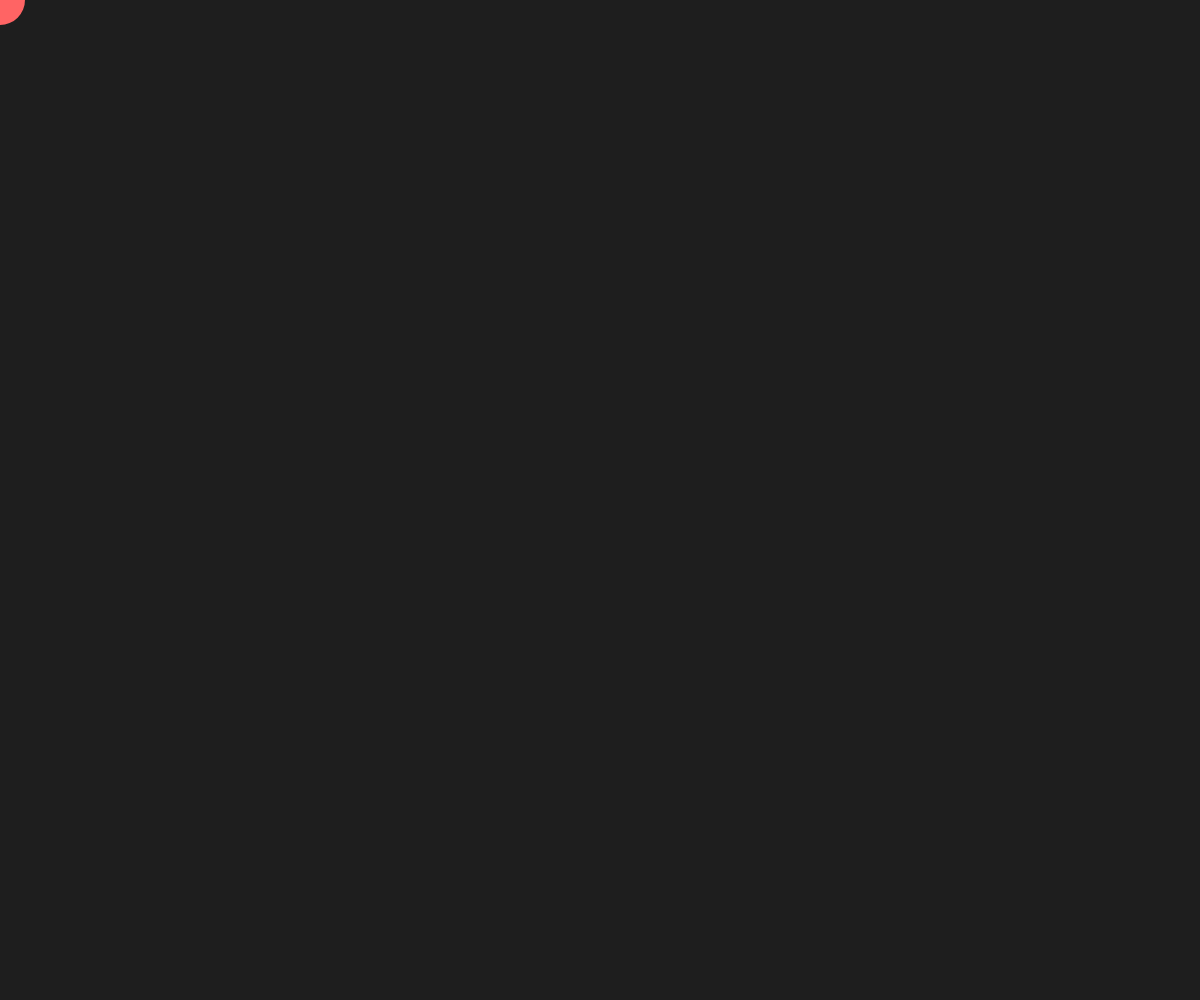
Frame 1 (no input)
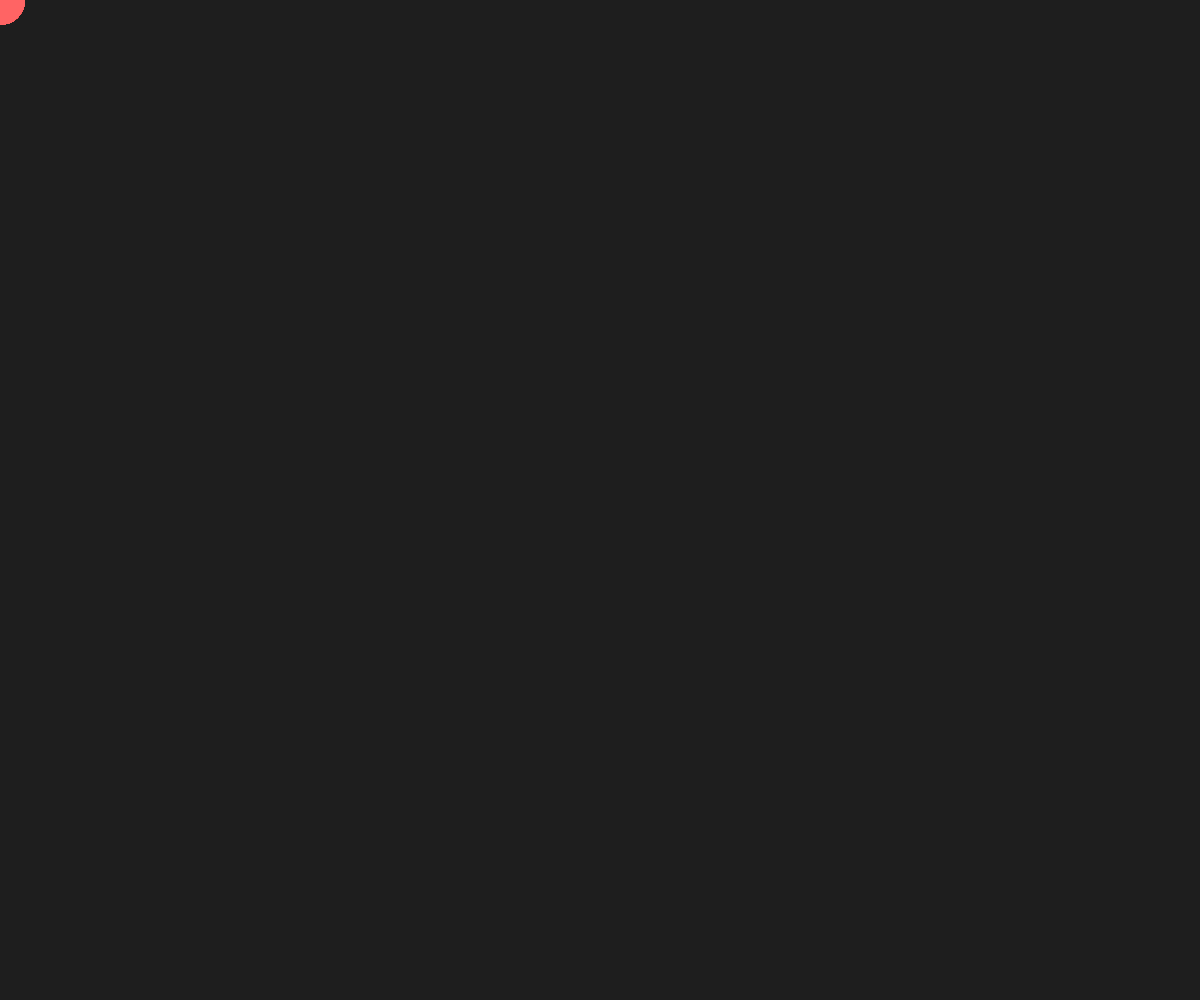
Frame 60 (no input)
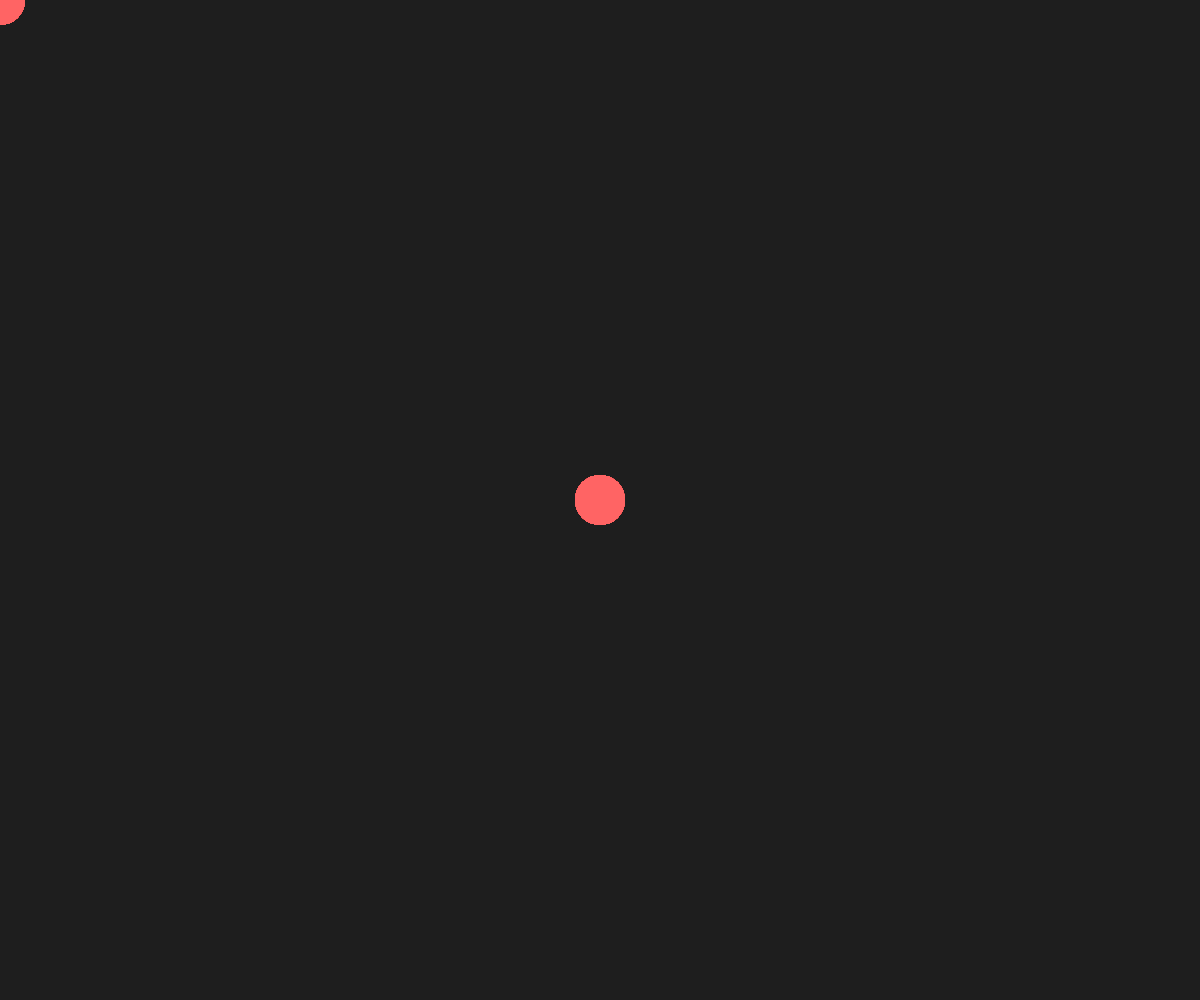
Frame 120 (the mouse pressed at the canvas centre since frame 60)

The p5.js sketch that drew these frames (run headless with seeded random() and noise() and a simulated clock; from frame 60 on, the mouse is pressed at the canvas centre):

// p5.js sketch
// ── sketch.js
function setup() {
  createCanvas(windowWidth, windowHeight);
  background(30);
}

function draw() {
  fill(255, 100, 100);
  noStroke();
  ellipse(mouseX, mouseY, 50, 50);
}
